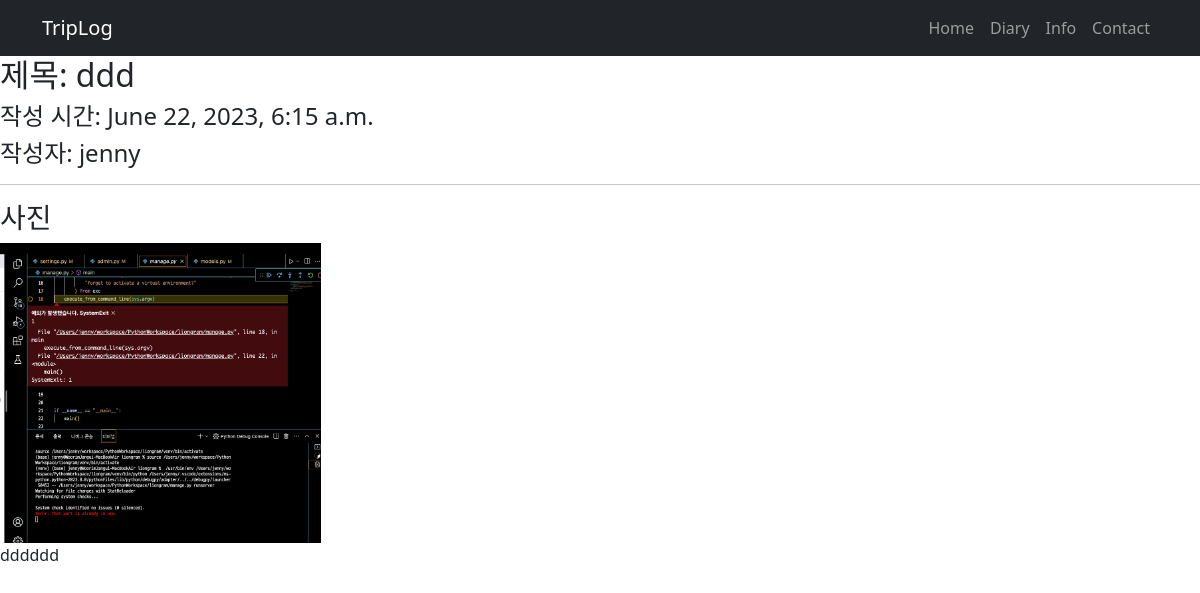
Page /diary/diary_detail/56/ on the committed database.
### diary/models.py (models this page shows, shortened)
class Post(models.Model):
    title = models.CharField(verbose_name="제목", max_length=128)
    body = models.TextField(verbose_name="내용", default="")
    created_at = models.DateTimeField(verbose_name="작성일", auto_now_add=True)
    photo = models.ImageField(verbose_name='이미지', null=True, upload_to='diary_photo')
    author = models.ForeignKey(User, on_delete=models.CASCADE, null=True, related_name="diary_posts")

### diary/views.py (the view)
# urls.py: path('diary_detail/<int:id>/', views.diary_detail, name='diary_detail'),
def diary_detail(request, id):
    post = get_object_or_404(Post, pk=id)
    context={
        'post':post,
    }
    return render(request, 'diary_detail.html', context)

### diary/templates/diary_detail.html (shortened to what this page needs)
{% extends "diaryhome.html" %}
{% load static %}
{% block content %}
<h2>제목: {{post.title}} </h2>
<h4>작성 시간: {{post.created_at}} </h4>
<h4>작성자: {{ post.author }}</h4>
<hr>
<h3>사진</h3>
{% if post.photo %}
<img src="{{ post.photo.url }}" alt="" height="300">
{% endif %}
<p> {{post.body}} </p>
{% endblock %}

### rows in the picture
Post: title "ddd", created_at "June 22, 2023, 6:15 a.m.", author "jenny", photo (picture), body "dddddd"
